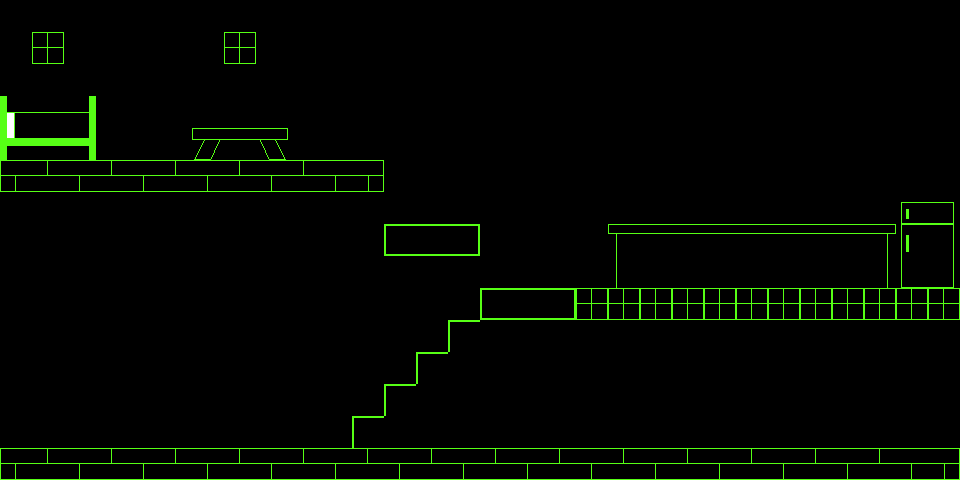

The image is a tile-based game level rendered from a .tmx file. Its description and complete source (layers, tilesets, objects, tile grids) follow:
An orthogonal 30x15 tile map with 32x32 px tiles, 1 tile layer (Background) and 15 objects (4x floor, 4x topstair, 3x sidestair, 2x tabletop, wallL, ...).

<map version="1.2" tiledversion="1.2.0" orientation="orthogonal" renderorder="right-down" width="30" height="15" tilewidth="32" tileheight="32" infinite="0" nextlayerid="8" nextobjectid="27">
 <tileset firstgid="1" name="Lvl1BG" tilewidth="32" tileheight="32" tilecount="42" columns="6">
  <image source="Images/Level1BG.png" width="192" height="224" />
 </tileset>
 <layer id="3" name="Background" width="30" height="15">
  <data encoding="csv">
0,0,0,0,0,0,0,0,0,0,0,0,0,0,0,0,0,0,0,0,0,0,0,0,0,0,0,0,0,0,
0,9,0,0,0,0,0,9,0,0,0,0,0,0,0,0,0,0,0,0,0,0,0,0,0,0,0,0,0,0,
0,0,0,0,0,0,0,0,0,0,0,0,0,0,0,0,0,0,0,0,0,0,0,0,0,0,0,0,0,0,
13,16,17,0,0,0,0,0,0,0,0,0,0,0,0,0,0,0,0,0,0,0,0,0,0,0,0,0,0,0,
14,15,18,0,0,0,10,11,12,0,0,0,0,0,0,0,0,0,0,0,0,0,0,0,0,0,0,0,0,0,
4,5,6,5,6,5,6,5,6,5,6,7,0,0,0,0,0,0,0,0,0,0,0,0,0,0,0,0,0,0,
0,0,0,0,0,0,0,0,0,0,0,0,0,0,0,0,0,0,0,0,0,0,0,0,0,0,0,0,25,26,
0,0,0,0,0,0,0,0,0,0,0,0,1,2,3,0,0,0,0,19,20,20,20,20,20,20,20,21,27,28,
0,0,0,0,0,0,0,0,0,0,0,0,0,0,0,0,0,0,0,22,8,8,8,8,8,8,8,23,29,30,
0,0,0,0,0,0,0,0,0,0,0,0,0,0,0,1,2,3,9,9,9,9,9,9,9,9,9,9,9,9,
0,0,0,0,0,0,0,0,0,0,0,0,0,0,24,0,0,0,0,0,0,0,0,0,0,0,0,0,0,0,
0,0,0,0,0,0,0,0,0,0,0,0,0,24,0,0,0,0,0,0,0,0,0,0,0,0,0,0,0,0,
0,0,0,0,0,0,0,0,0,0,0,0,24,0,0,0,0,0,0,0,0,0,0,0,0,0,0,0,0,0,
0,0,0,0,0,0,0,0,0,0,0,24,0,0,0,0,0,0,0,0,0,0,0,0,0,0,0,0,0,0,
4,5,6,5,6,5,6,5,6,5,6,5,6,5,6,5,6,5,6,5,6,5,6,5,6,5,6,5,6,7
</data>
 </layer>
 <objectgroup id="4" name="Collisions">
  <object id="2" name="floor" x="0" y="160" width="384" height="15.124" />
  <object id="4" name="floor" x="384" y="224" width="96" height="14.1313" />
  <object id="5" name="floor" x="480" y="288" width="480" height="15.124" />
  <object id="6" name="floor" x="0" y="448" width="960" height="32" />
  <object id="11" name="sidestair" x="384" y="386" width="2" height="30" />
  <object id="12" name="topstair" x="334.646" y="416" width="68.7088" height="6.71355" />
  <object id="16" name="wallL" x="0" y="0" width="7" height="480" />
  <object id="17" name="wallR" x="954" y="0" width="6" height="480" />
  <object id="20" name="sidestair" x="448" y="322" width="2" height="30" />
  <object id="21" name="sidestair" x="416" y="354" width="2" height="30" />
  <object id="22" name="tabletop" x="608" y="224" width="288" height="10" />
  <object id="23" name="tabletop" x="192" y="128" width="96" height="12" />
  <object id="24" name="topstair" x="367.797" y="384.011" width="68.7088" height="6.71355" />
  <object id="25" name="topstair" x="396.506" y="352.087" width="68.7088" height="6.71355" />
  <object id="26" name="topstair" x="427.145" y="319.95" width="68.7088" height="6.71355" />
 </objectgroup>
</map>